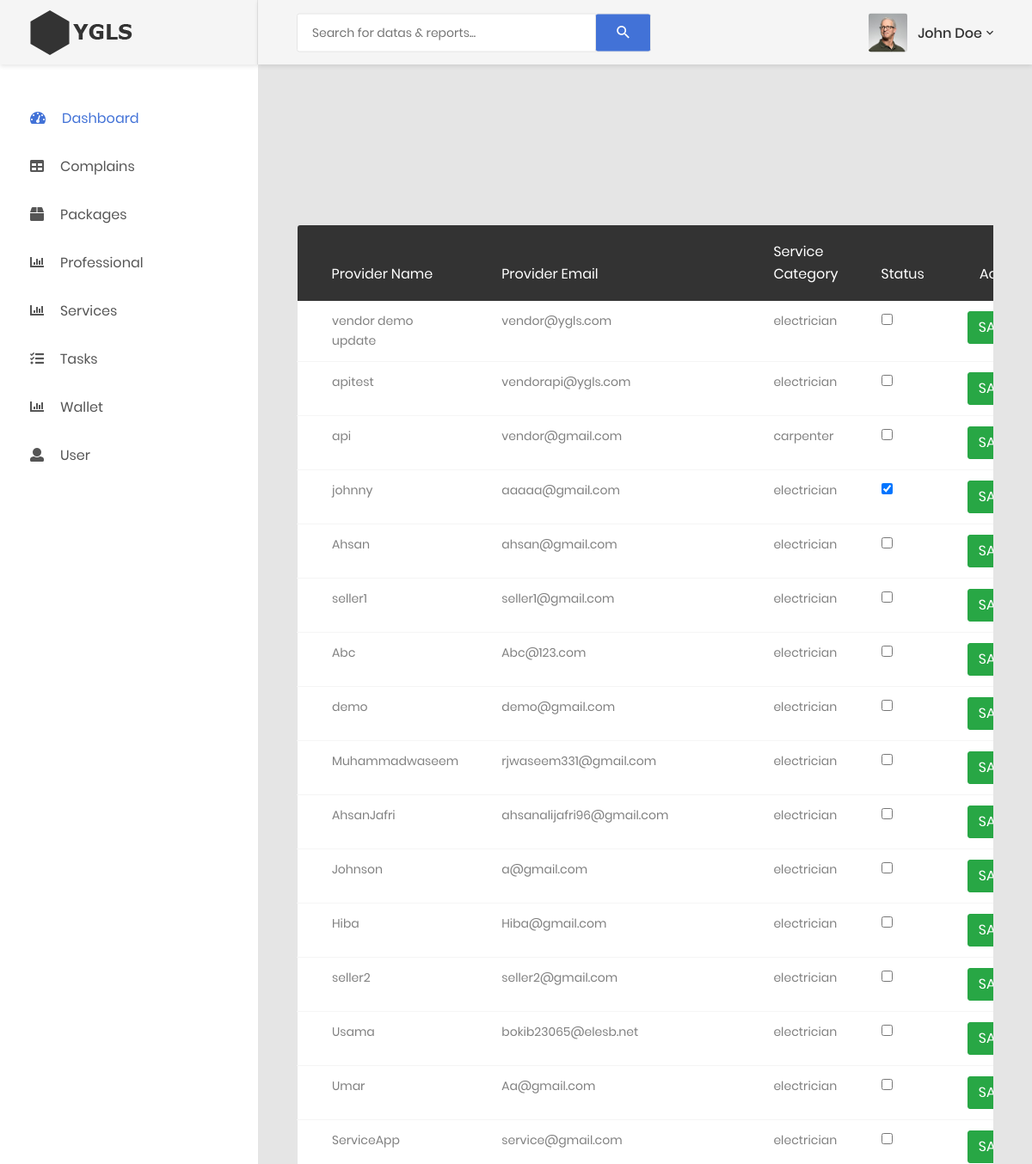
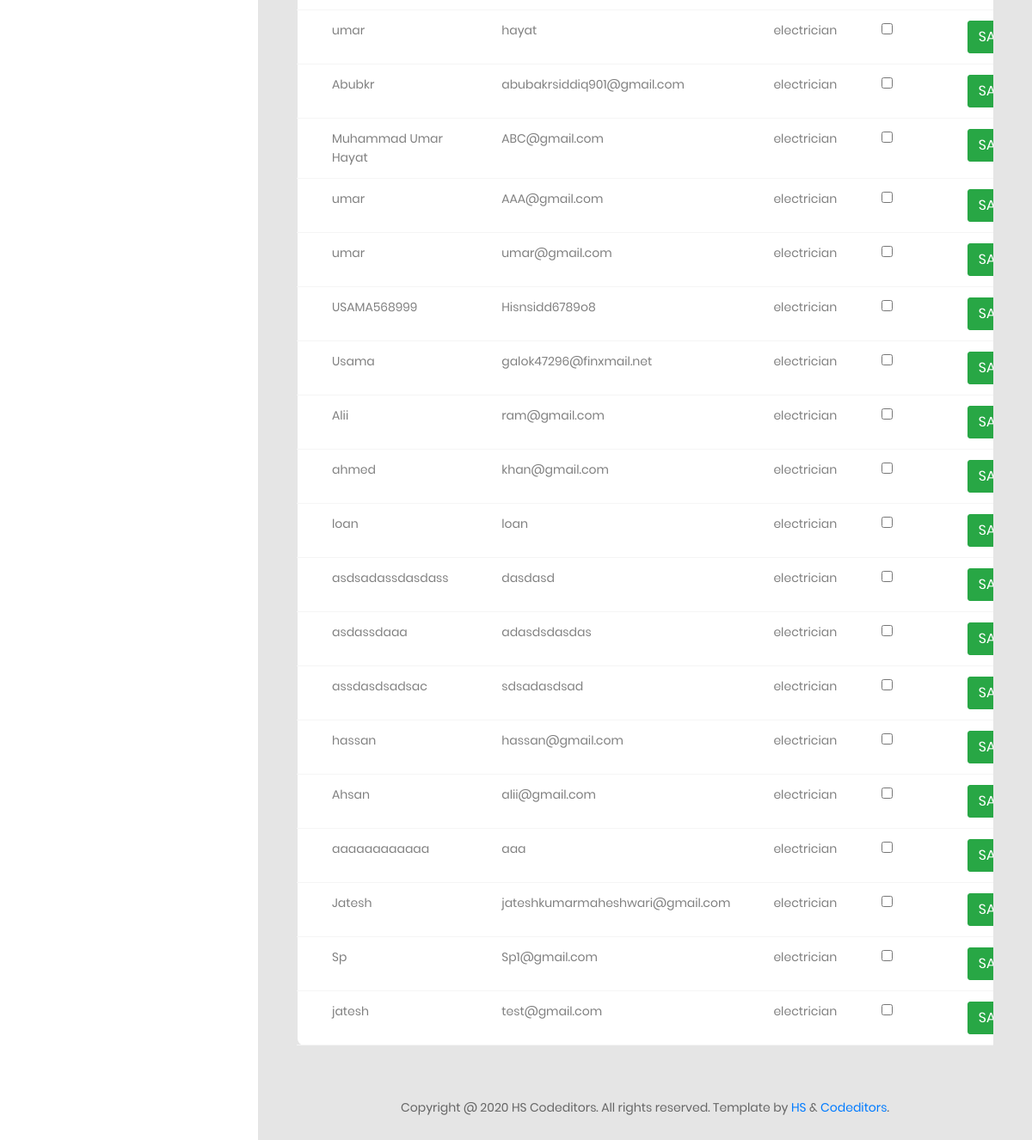
The page /admin/professional.php (signed in) on the database its author committed (2 pictures, top to bottom).
### tables this page shows
CREATE TABLE `vendor` (
  `vendor_id` int(11) NOT NULL,
  `cat_id` int(11) NOT NULL,
  `vendor_name` varchar(255) NOT NULL,
  `vendor_email` varchar(255) NOT NULL,
  `vendor_password` varchar(255) NOT NULL,
  `status` int(11) NOT NULL DEFAULT 0
);

CREATE TABLE `service_category` (
  `cat_id` int(11) NOT NULL,
  `cat_name` varchar(255) NOT NULL,
  `cat_image` blob NOT NULL,
  `urdu_title` varchar(255) NOT NULL
);

### admin/professional.php (the view, shortened to what this page needs)
<!DOCTYPE html>
<html lang="en">
<head>
    <link href="css/font-face.css" rel="stylesheet" media="all">
    <link href="vendor/font-awesome-5/css/fontawesome-all.min.css" rel="stylesheet" media="all">
    <link href="vendor/font-awesome-4.7/css/font-awesome.min.css" rel="stylesheet" media="all">
    <link href="vendor/mdi-font/css/material-design-iconic-font.min.css" rel="stylesheet" media="all">
    <link href="vendor/bootstrap-4.1/bootstrap.min.css" rel="stylesheet" media="all">
    <link href="vendor/animsition/animsition.min.css" rel="stylesheet" media="all">
    <link href="vendor/bootstrap-progressbar/bootstrap-progressbar-3.3.4.min.css" rel="stylesheet" media="all">
    <link href="vendor/wow/animate.css" rel="stylesheet" media="all">
    <link href="vendor/css-hamburgers/hamburgers.min.css" rel="stylesheet" media="all">
    <link href="vendor/slick/slick.css" rel="stylesheet" media="all">
    <link href="vendor/select2/select2.min.css" rel="stylesheet" media="all">
    <link href="vendor/perfect-scrollbar/perfect-scrollbar.css" rel="stylesheet" media="all">
    <link href="css/theme.css" rel="stylesheet" media="all">
</head>
<body class="animsition">
    <div class="page-wrapper">
        <aside class="menu-sidebar d-none d-lg-block">
            <div class="logo">
                <a href="#">
                    <img src="images/icon/logo.png" alt="Cool Admin" />
                </a>
            </div>
            <div class="menu-sidebar__content js-scrollbar1">
                <nav class="navbar-sidebar">
                    <ul class="list-unstyled navbar__list">
                        <li class="has-sub active">
                            <a class="js-arrow" href="admin.php">
                                <i class="fas fa-tachometer-alt"></i>Dashboard</a>
                        </li>
                        <li>
                            <a href="complain.php">
                                <i class="fas fa-table"></i>Complains</a>
                        </li>
                        <li class="has-sub">
                            <a class="js-arrow" href="#">
                                <i class="fas fa-box"></i>Packages</a>
                        </li>
                        <li>
                            <a href="services.php">
                                <i class="fas fa-chart-bar"></i>Professional</a>
                        </li>
                        <li>
                            <a href="services.php">
                                <i class="fas fa-chart-bar"></i>Services</a>
                        </li>
                   <li>
                            <a href="task.php">
                                <i class="fas fa-tasks"></i>Tasks</a>
                        </li>
<li>
                            <a href="wallet.php">
                                <i class="fas fa-chart-bar"></i>Wallet</a>
                        </li>
<li>
                        <li class="has-sub">
                            <a class="js-arrow" href="#">
                                <i class="fas fa-user"></i>User</a>
                        </li>
                    </ul>
                </nav>
            </div>
        </aside>
        <div class="page-container">
            <header class="header-desktop">
                <div class="section__content section__content--p30">
                    <div class="container-fluid">
                        <div class="header-wrap">
                            <form class="form-header" action="" method="POST">
                                <input class="au-input au-input--xl" type="text" name="search" placeholder="Search for datas &amp; reports..." />
                                <button class="au-btn--submit" type="submit">
                                    <i class="zmdi zmdi-search"></i>
                                </button>
                            </form>
                            <div class="header-button">
                                <div class="account-wrap">
                                    <div class="account-item clearfix js-item-menu">
                                        <div class="image">
                                            <img src="images/icon/avatar-01.jpg" alt="John Doe" />
                                        </div>
                                        <div class="content">
                                            <a class="js-acc-btn" href="#">john doe</a>
                                        </div>
                                    </div>
                                </div>
                            </div>
                        </div>
                    </div>
                </div>
            </header>
            <div class="main-content">
            <div class="main-content">
                <div class="section__content section__content--p30">
                    <div class="container-fluid">
                        <div class="row m-t-30">
                            <div class="col-md-12">
                                <div class="table-responsive m-b-40">
                                    <table class="table table-borderless table-data3">
                                        <thead>
                                            <tr>
                                                <th>Provider Name</th>
                                                <th>Provider Email</th>
                                                <th>Service Category</th>
                                                <th>Status</th>
                                                <th>Action</th>
                                            </tr>
                                        </thead>
                                        <tbody>
<?php
include 'connect.php';
$con->set_charset("UTF8");
$sql = "SELECT v.vendor_id, v.vendor_name, v.vendor_email, s.cat_name, v.status
        FROM vendor v , service_category s
        WHERE v.cat_id = s.cat_id";
$result = $con->query($sql);
while ($fetch = mysqli_fetch_assoc($result)) {
    echo
    "<form method='post'>
    <tr><td>".$fetch['vendor_name'] . "</td>
    <td>". $fetch['vendor_email'] ."</td>
    <td>". $fetch['cat_name'] ."</td>
    <td>
    <input type='checkbox' id='status' value='". $fetch['vendor_id']."' ".($fetch['status'] == 1 ? 'checked':' ').">
    </td>
    <td>
     <input type='submit' name='save' value='SAVE' class='btn btn-success' >
    </td>
    </tr>
    </form>";
}
?>
                                        </tbody>
                                    </table>
                                </div>
                        <div class="row">
                            <div class="col-md-12">
                                <div class="copyright">
                                    <p>Copyright @ 2020 HS Codeditors. All rights reserved. Template by <a href="https://hibasheikh.com">HS </a> & <a href="https://www.thecodeditors.com">Codeditors</a>.</p>
                                </div>
                            </div>
                        </div>
                    </div>
                </div>
            </div>
        </div>
    </div>
</body>
</html>

### rows shown on the page
vendor: vendor_name "vendor demo update", vendor_email "vendor@ygls.com", cat.cat_name "electrician"
vendor: vendor_name "apitest", vendor_email "vendorapi@ygls.com", cat.cat_name "electrician"
vendor: vendor_name "api", vendor_email "vendor@gmail.com", cat.cat_name "carpenter"
vendor: vendor_name "johnny", vendor_email "aaaaa@gmail.com", cat.cat_name "electrician", status "☑"
vendor: vendor_name "Ahsan", vendor_email "ahsan@gmail.com", cat.cat_name "electrician"
vendor: vendor_name "seller1", vendor_email "seller1@gmail.com", cat.cat_name "electrician"
vendor: vendor_name "Abc", vendor_email "Abc@123.com", cat.cat_name "electrician"
vendor: vendor_name "demo", vendor_email "demo@gmail.com", cat.cat_name "electrician"
vendor: vendor_name "Muhammadwaseem", vendor_email "rjwaseem331@gmail.com", cat.cat_name "electrician"
vendor: vendor_name "AhsanJafri", vendor_email "ahsanalijafri96@gmail.com", cat.cat_name "electrician"
vendor: vendor_name "Johnson", vendor_email "a@gmail.com", cat.cat_name "electrician"
vendor: vendor_name "Hiba", vendor_email "Hiba@gmail.com", cat.cat_name "electrician"
vendor: vendor_name "seller2", vendor_email "seller2@gmail.com", cat.cat_name "electrician"
vendor: vendor_name "Usama", vendor_email "bokib23065@elesb.net", cat.cat_name "electrician"
vendor: vendor_name "Umar", vendor_email "Aa@gmail.com", cat.cat_name "electrician"
vendor: vendor_name "ServiceApp", vendor_email "service@gmail.com", cat.cat_name "electrician"
vendor: vendor_name "umar", vendor_email "hayat", cat.cat_name "electrician"
vendor: vendor_name "Abubkr", vendor_email "abubakrsiddiq901@gmail.com", cat.cat_name "electrician"
vendor: vendor_name "Muhammad Umar Hayat", vendor_email "ABC@gmail.com", cat.cat_name "electrician"
vendor: vendor_name "umar", vendor_email "AAA@gmail.com", cat.cat_name "electrician"
vendor: vendor_name "umar", vendor_email "umar@gmail.com", cat.cat_name "electrician"
vendor: vendor_name "USAMA568999", vendor_email "Hisnsidd6789o8", cat.cat_name "electrician"
vendor: vendor_name "Usama", vendor_email "galok47296@finxmail.net", cat.cat_name "electrician"
vendor: vendor_name "Alii", vendor_email "ram@gmail.com", cat.cat_name "electrician"
vendor: vendor_name "ahmed", vendor_email "khan@gmail.com", cat.cat_name "electrician"
vendor: vendor_name "loan", vendor_email "loan", cat.cat_name "electrician"
vendor: vendor_name "asdsadassdasdass", vendor_email "dasdasd", cat.cat_name "electrician"
vendor: vendor_name "asdassdaaa", vendor_email "adasdsdasdas", cat.cat_name "electrician"
vendor: vendor_name "assdasdsadsac", vendor_email "sdsadasdsad", cat.cat_name "electrician"
vendor: vendor_name "hassan", vendor_email "hassan@gmail.com", cat.cat_name "electrician"
vendor: vendor_name "Ahsan", vendor_email "alii@gmail.com", cat.cat_name "electrician"
vendor: vendor_name "aaaaaaaaaaaa", vendor_email "aaa", cat.cat_name "electrician"
vendor: vendor_name "Jatesh", vendor_email "jateshkumarmaheshwari@gmail.com", cat.cat_name "electrician"
vendor: vendor_name "Sp", vendor_email "Sp1@gmail.com", cat.cat_name "electrician"
vendor: vendor_name "jatesh", vendor_email "test@gmail.com", cat.cat_name "electrician"
